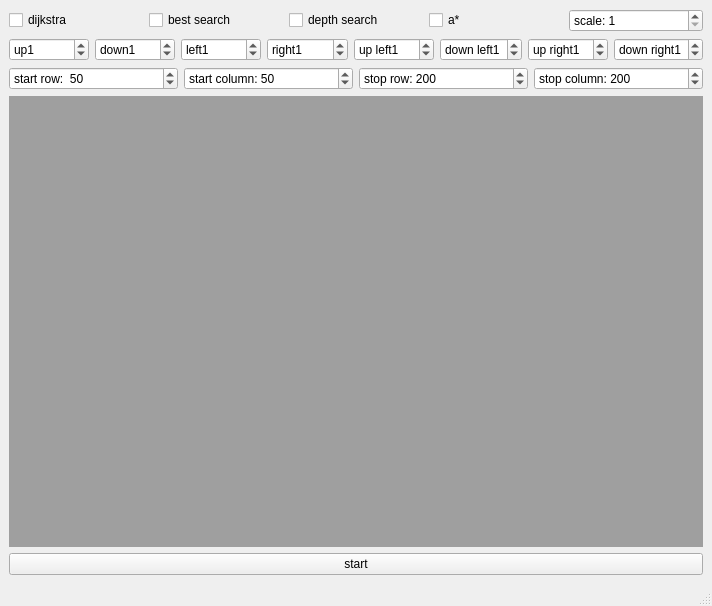
<?xml version="1.0" encoding="UTF-8"?>
<ui version="4.0">
 <class>MainWindow</class>
 <widget class="QMainWindow" name="MainWindow">
  <property name="geometry">
   <rect>
    <x>0</x>
    <y>0</y>
    <width>712</width>
    <height>606</height>
   </rect>
  </property>
  <property name="windowTitle">
   <string>MainWindow</string>
  </property>
  <widget class="QWidget" name="centralwidget">
   <layout class="QVBoxLayout" name="verticalLayout">
    <item>
     <layout class="QHBoxLayout" name="horizontalLayout">
      <item>
       <widget class="QCheckBox" name="dijkstraBox">
        <property name="text">
         <string>dijkstra</string>
        </property>
       </widget>
      </item>
      <item>
       <widget class="QCheckBox" name="bestBox">
        <property name="text">
         <string>best search</string>
        </property>
       </widget>
      </item>
      <item>
       <widget class="QCheckBox" name="depthBox">
        <property name="text">
         <string>depth search</string>
        </property>
       </widget>
      </item>
      <item>
       <widget class="QCheckBox" name="aBox">
        <property name="text">
         <string>a*</string>
        </property>
       </widget>
      </item>
      <item>
       <widget class="QSpinBox" name="scaleSpinBox">
        <property name="prefix">
         <string>scale: </string>
        </property>
        <property name="minimum">
         <number>1</number>
        </property>
       </widget>
      </item>
     </layout>
    </item>
    <item>
     <layout class="QHBoxLayout" name="horizontalLayout_3">
      <item>
       <widget class="QSpinBox" name="upSpinBox">
        <property name="suffix">
         <string/>
        </property>
        <property name="prefix">
         <string>up</string>
        </property>
        <property name="minimum">
         <number>0</number>
        </property>
        <property name="maximum">
         <number>8</number>
        </property>
        <property name="value">
         <number>1</number>
        </property>
       </widget>
      </item>
      <item>
       <widget class="QSpinBox" name="downSpinBox">
        <property name="suffix">
         <string/>
        </property>
        <property name="prefix">
         <string>down</string>
        </property>
        <property name="minimum">
         <number>0</number>
        </property>
        <property name="maximum">
         <number>8</number>
        </property>
        <property name="value">
         <number>1</number>
        </property>
       </widget>
      </item>
      <item>
       <widget class="QSpinBox" name="leftSpinBox">
        <property name="suffix">
         <string/>
        </property>
        <property name="prefix">
         <string>left</string>
        </property>
        <property name="minimum">
         <number>0</number>
        </property>
        <property name="maximum">
         <number>8</number>
        </property>
        <property name="value">
         <number>1</number>
        </property>
       </widget>
      </item>
      <item>
       <widget class="QSpinBox" name="rightSpinBox">
        <property name="suffix">
         <string/>
        </property>
        <property name="prefix">
         <string>right</string>
        </property>
        <property name="minimum">
         <number>0</number>
        </property>
        <property name="maximum">
         <number>8</number>
        </property>
        <property name="value">
         <number>1</number>
        </property>
       </widget>
      </item>
      <item>
       <widget class="QSpinBox" name="upLeftSpinBox">
        <property name="suffix">
         <string/>
        </property>
        <property name="prefix">
         <string>up left</string>
        </property>
        <property name="minimum">
         <number>0</number>
        </property>
        <property name="maximum">
         <number>8</number>
        </property>
        <property name="value">
         <number>1</number>
        </property>
       </widget>
      </item>
      <item>
       <widget class="QSpinBox" name="downLeftSpinBox">
        <property name="suffix">
         <string/>
        </property>
        <property name="prefix">
         <string>down left</string>
        </property>
        <property name="minimum">
         <number>0</number>
        </property>
        <property name="maximum">
         <number>8</number>
        </property>
        <property name="value">
         <number>1</number>
        </property>
       </widget>
      </item>
      <item>
       <widget class="QSpinBox" name="uprightSpinBox">
        <property name="suffix">
         <string/>
        </property>
        <property name="prefix">
         <string>up right</string>
        </property>
        <property name="minimum">
         <number>0</number>
        </property>
        <property name="maximum">
         <number>8</number>
        </property>
        <property name="value">
         <number>1</number>
        </property>
       </widget>
      </item>
      <item>
       <widget class="QSpinBox" name="downRightSpinBox">
        <property name="suffix">
         <string/>
        </property>
        <property name="prefix">
         <string>down right</string>
        </property>
        <property name="minimum">
         <number>0</number>
        </property>
        <property name="maximum">
         <number>8</number>
        </property>
        <property name="value">
         <number>1</number>
        </property>
       </widget>
      </item>
     </layout>
    </item>
    <item>
     <layout class="QHBoxLayout" name="horizontalLayout_2">
      <item>
       <widget class="QSpinBox" name="startRowSpinBox">
        <property name="prefix">
         <string>start row:  </string>
        </property>
        <property name="maximum">
         <number>2000</number>
        </property>
        <property name="value">
         <number>50</number>
        </property>
       </widget>
      </item>
      <item>
       <widget class="QSpinBox" name="startColumnSpinBox">
        <property name="prefix">
         <string>start column: </string>
        </property>
        <property name="maximum">
         <number>2000</number>
        </property>
        <property name="value">
         <number>50</number>
        </property>
       </widget>
      </item>
      <item>
       <widget class="QSpinBox" name="stopRowSpinBox">
        <property name="prefix">
         <string>stop row: </string>
        </property>
        <property name="maximum">
         <number>2000</number>
        </property>
        <property name="value">
         <number>200</number>
        </property>
       </widget>
      </item>
      <item>
       <widget class="QSpinBox" name="stopColumnSpinBox">
        <property name="prefix">
         <string>stop column: </string>
        </property>
        <property name="maximum">
         <number>2000</number>
        </property>
        <property name="value">
         <number>200</number>
        </property>
       </widget>
      </item>
     </layout>
    </item>
    <item>
     <widget class="QMdiArea" name="mdiArea">
      <property name="verticalScrollBarPolicy">
       <enum>Qt::ScrollBarAsNeeded</enum>
      </property>
      <property name="horizontalScrollBarPolicy">
       <enum>Qt::ScrollBarAsNeeded</enum>
      </property>
      <property name="viewMode">
       <enum>QMdiArea::SubWindowView</enum>
      </property>
     </widget>
    </item>
    <item>
     <widget class="QPushButton" name="startButton">
      <property name="text">
       <string>start</string>
      </property>
     </widget>
    </item>
   </layout>
   <zorder>startButton</zorder>
   <zorder>mdiArea</zorder>
  </widget>
  <widget class="QStatusBar" name="statusbar"/>
 </widget>
 <resources/>
 <connections/>
</ui>
